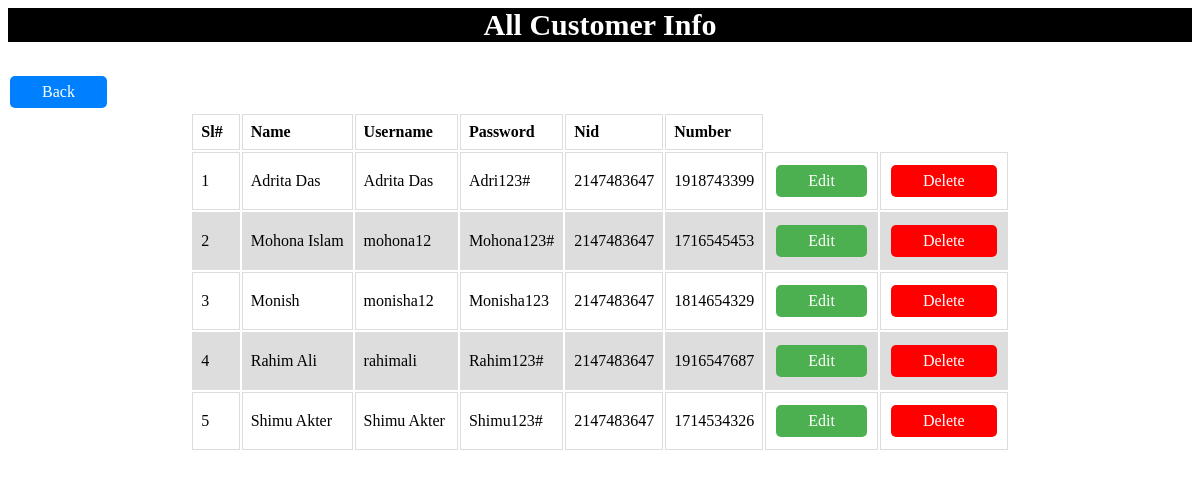
The app's page /all_cus.php with its own data.
### tables this page shows
CREATE TABLE `cus` (
  `id` int(5) NOT NULL,
  `name` varchar(50) NOT NULL,
  `username` varchar(50) NOT NULL,
  `password` varchar(10) NOT NULL,
  `nid` int(20) NOT NULL,
  `num` int(11) NOT NULL
);

### models/db_config.php (called while the page is built, shortened)
<?php
	$db_server="localhost";
	$db_uname="root";
	$db_pass="";
	$db_name="final_p";
	function get($query){
		global $db_server,$db_uname,$db_pass,$db_name;
		$conn = mysqli_connect($db_server,$db_uname,$db_pass,$db_name);
		$data = array();
		if($conn){
			$result = mysqli_query($conn,$query);
			while($row = mysqli_fetch_assoc($result)){
				$data[] = $row;
			}
		}
		return $data;
	}
?>

### controllers/CustomerController.php (called while the page is built, shortened)
<?php
	include 'models/db_config.php';
	function getAllCustomers(){
		$query = "select * from cus order by name asc";
		$rs = get($query);
		return $rs;
	}
?>

### all_cus.php (the view, shortened to what this page needs)
<?php
	include 'controllers/CustomerController.php';
	$ownerr = getAllCustomers();
?>
<html>
             <head>
			 <link rel="stylesheet" href="style/login.css">
			 </head>
<body>
         <div>
			<h3 class="header">All Customer Info </h3>
			</div>
			<div>
			<a  href="customer.php" class ="red2">Back</a>
			</div>
<div align = "center">
	<table class="">
		<thead>
			<th>Sl# &nbsp </th>
			<th>Name &nbsp &nbsp   </th>
			<th>Username &nbsp &nbsp </th>
			<th>Password &nbsp &nbsp </th>
			<th>Nid &nbsp &nbsp </th>
			<th>Number</th>
		</thead>
		<tbody>
			<?php
				$i=1;
				foreach($ownerr as $o){
					$id = $o["id"];
					echo "<tr>";
						echo "<td>$i</td>";
						echo "<td>".$o["name"]. "</td>" ;
						echo "<td>".$o["username"]. "</td>";
						echo "<td>".$o["password"]. "</td>";
						echo "<td>".$o["nid"]. "</td>";
						echo "<td>".$o["num"]. "</td>";
						echo '<td><a href="edit_cus.php?id='.$id.'" class="red"> Edit</a></td>';
						echo '<td><a href="delete_cus.php?id='.$id.'"  class="red1">Delete</td>';
					echo "</tr>";
					$i++;
				}
			?>
		</tbody>
	</table>
</div>
</body>
</html>

### style/login.css (style rules this page uses)
.header { background-color:Black; color:white; text-align :center; font-size: 30px; }

### all_cus.php (style rules this page uses)
.red { background-color: #4CAF50; border: none; color: white; padding: 7px 32px; text-align: center; text-decoration: none; display: inline-block; font-size: 16px; margin: 4px 2px; cursor: pointer; border-radius: 5px; }
.red1 { background-color: #ff0000; border: none; color: white; padding: 7px 32px; text-align: center; text-decoration: none; display: inline-block; font-size: 16px; margin: 4px 2px; cursor: pointer; border-radius: 5px; }
.red2 { background-color: #0080ff; border: none; color: white; padding: 7px 32px; text-align: center; text-decoration: none; display: inline-block; font-size: 16px; margin: 4px 2px; cursor: pointer; border-radius: 5px; }
td, th { border: 1px solid #dddddd; text-align: left; padding: 8px; }
tr:nth-child(even) { background-color: #dddddd; }

### records on screen
cus: name "Adrita Das", username "Adrita Das", password "Adri123#", nid "2147483647", num "1918743399"
cus: name "Mohona Islam", username "mohona12", password "Mohona123#", nid "2147483647", num "1716545453"
cus: name "Monish", username "monisha12", password "Monisha123", nid "2147483647", num "1814654329"
cus: name "Rahim Ali", username "rahimali", password "Rahim123#", nid "2147483647", num "1916547687"
cus: name "Shimu Akter", username "Shimu Akter", password "Shimu123#", nid "2147483647", num "1714534326"
